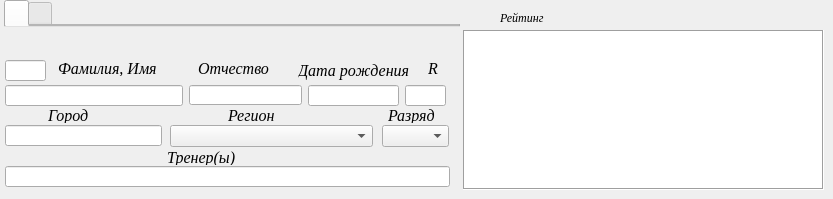
    <widget class="QWidget" name="tab_1">
     <attribute name="title">
      <string>Участники</string>
     </attribute>
     <widget class="QListWidget" name="listWidget">
      <property name="geometry">
       <rect>
        <x>463</x>
        <y>30</y>
        <width>361</width>
        <height>160</height>
       </rect>
      </property>
      <property name="font">
       <font>
        <family>Times</family>
        <italic>true</italic>
       </font>
      </property>
      <property name="tabletTracking">
       <bool>false</bool>
      </property>
      <property name="layoutDirection">
       <enum>Qt::LeftToRight</enum>
      </property>
      <property name="frameShape">
       <enum>QFrame::Box</enum>
      </property>
      <property name="sizeAdjustPolicy">
       <enum>QAbstractScrollArea::AdjustToContents</enum>
      </property>
      <property name="resizeMode">
       <enum>QListView::Adjust</enum>
      </property>
     </widget>
     <widget class="QLabel" name="label_63">
      <property name="geometry">
       <rect>
        <x>500</x>
        <y>10</y>
        <width>281</width>
        <height>16</height>
       </rect>
      </property>
      <property name="font">
       <font>
        <family>Times New Roman</family>
        <italic>true</italic>
       </font>
      </property>
      <property name="text">
       <string>Рейтинг</string>
      </property>
     </widget>
     <widget class="QTabWidget" name="tabWidget_player">
      <property name="geometry">
       <rect>
        <x>4</x>
        <y>0</y>
        <width>456</width>
        <height>27</height>
       </rect>
      </property>
      <property name="currentIndex">
       <number>0</number>
      </property>
      <widget class="QWidget" name="tab_team">
       <attribute name="title">
        <string/>
       </attribute>
       <widget class="QLineEdit" name="lineEdit_team">
        <property name="geometry">
         <rect>
          <x>2</x>
          <y>17</y>
          <width>191</width>
          <height>20</height>
         </rect>
        </property>
       </widget>
       <widget class="QLineEdit" name="lineEdit_coach_team">
        <property name="geometry">
         <rect>
          <x>255</x>
          <y>17</y>
          <width>190</width>
          <height>20</height>
         </rect>
        </property>
       </widget>
       <widget class="QLabel" name="label_14">
        <property name="geometry">
         <rect>
          <x>60</x>
          <y>0</y>
          <width>101</width>
          <height>16</height>
         </rect>
        </property>
        <property name="font">
         <font>
          <family>Times New Roman</family>
          <pointsize>12</pointsize>
          <weight>75</weight>
          <italic>true</italic>
          <bold>true</bold>
         </font>
        </property>
        <property name="text">
         <string>Команда</string>
        </property>
       </widget>
       <widget class="QLabel" name="label_36">
        <property name="geometry">
         <rect>
          <x>267</x>
          <y>0</y>
          <width>171</width>
          <height>16</height>
         </rect>
        </property>
        <property name="font">
         <font>
          <family>Times New Roman</family>
          <pointsize>12</pointsize>
          <weight>75</weight>
          <italic>true</italic>
          <bold>true</bold>
         </font>
        </property>
        <property name="text">
         <string>Тренер-представитель</string>
        </property>
       </widget>
       <widget class="QLineEdit" name="lineEdit_team_r">
        <property name="geometry">
         <rect>
          <x>198</x>
          <y>17</y>
          <width>51</width>
          <height>20</height>
         </rect>
        </property>
       </widget>
       <widget class="QLabel" name="label_28">
        <property name="geometry">
         <rect>
          <x>201</x>
          <y>-2</y>
          <width>50</width>
          <height>16</height>
         </rect>
        </property>
        <property name="font">
         <font>
          <family>Times New Roman</family>
          <pointsize>12</pointsize>
          <weight>75</weight>
          <italic>true</italic>
          <bold>true</bold>
         </font>
        </property>
        <property name="text">
         <string>R общ</string>
        </property>
       </widget>
      </widget>
      <widget class="QWidget" name="tab_persons">
       <attribute name="title">
        <string/>
       </attribute>
      </widget>
     </widget>
     <widget class="QLabel" name="label_39">
      <property name="geometry">
       <rect>
        <x>167</x>
        <y>149</y>
        <width>91</width>
        <height>16</height>
       </rect>
      </property>
      <property name="font">
       <font>
        <family>Times New Roman</family>
        <pointsize>12</pointsize>
        <italic>true</italic>
       </font>
      </property>
      <property name="text">
       <string>Тренер(ы)</string>
      </property>
     </widget>
     <widget class="QLineEdit" name="lineEdit_otchestvo">
      <property name="geometry">
       <rect>
        <x>189</x>
        <y>85</y>
        <width>113</width>
        <height>20</height>
       </rect>
      </property>
     </widget>
     <widget class="QLabel" name="label_37">
      <property name="geometry">
       <rect>
        <x>58</x>
        <y>60</y>
        <width>101</width>
        <height>16</height>
       </rect>
      </property>
      <property name="font">
       <font>
        <family>Times New Roman</family>
        <pointsize>12</pointsize>
        <italic>true</italic>
       </font>
      </property>
      <property name="text">
       <string>Фамилия, Имя</string>
      </property>
     </widget>
     <widget class="QLabel" name="label_43">
      <property name="geometry">
       <rect>
        <x>198</x>
        <y>60</y>
        <width>91</width>
        <height>16</height>
       </rect>
      </property>
      <property name="font">
       <font>
        <family>Times New Roman</family>
        <pointsize>12</pointsize>
        <italic>true</italic>
       </font>
      </property>
      <property name="text">
       <string>Отчество</string>
      </property>
     </widget>
     <widget class="QLineEdit" name="lineEdit_R">
      <property name="geometry">
       <rect>
        <x>405</x>
        <y>85</y>
        <width>41</width>
        <height>21</height>
       </rect>
      </property>
     </widget>
     <widget class="QLabel" name="label_99">
      <property name="geometry">
       <rect>
        <x>228</x>
        <y>107</y>
        <width>91</width>
        <height>16</height>
       </rect>
      </property>
      <property name="font">
       <font>
        <family>Times New Roman</family>
        <pointsize>12</pointsize>
        <italic>true</italic>
       </font>
      </property>
      <property name="text">
       <string>Регион</string>
      </property>
     </widget>
     <widget class="QLabel" name="label_113">
      <property name="geometry">
       <rect>
        <x>388</x>
        <y>107</y>
        <width>51</width>
        <height>16</height>
       </rect>
      </property>
      <property name="font">
       <font>
        <family>Times New Roman</family>
        <pointsize>12</pointsize>
        <italic>true</italic>
       </font>
      </property>
      <property name="text">
       <string>Разряд</string>
      </property>
     </widget>
     <widget class="QLineEdit" name="lineEdit_id">
      <property name="geometry">
       <rect>
        <x>5</x>
        <y>60</y>
        <width>41</width>
        <height>21</height>
       </rect>
      </property>
     </widget>
     <widget class="QComboBox" name="comboBox_razryad">
      <property name="geometry">
       <rect>
        <x>382</x>
        <y>125</y>
        <width>67</width>
        <height>22</height>
       </rect>
      </property>
     </widget>
     <widget class="QLineEdit" name="lineEdit_Family_name">
      <property name="geometry">
       <rect>
        <x>5</x>
        <y>85</y>
        <width>178</width>
        <height>21</height>
       </rect>
      </property>
     </widget>
     <widget class="QLabel" name="label_100">
      <property name="geometry">
       <rect>
        <x>428</x>
        <y>60</y>
        <width>21</width>
        <height>16</height>
       </rect>
      </property>
      <property name="font">
       <font>
        <family>Times New Roman</family>
        <pointsize>12</pointsize>
        <italic>true</italic>
       </font>
      </property>
      <property name="text">
       <string>R</string>
      </property>
     </widget>
     <widget class="QComboBox" name="comboBox_region">
      <property name="geometry">
       <rect>
        <x>170</x>
        <y>125</y>
        <width>203</width>
        <height>22</height>
       </rect>
      </property>
      <property name="sizeAdjustPolicy">
       <enum>QComboBox::AdjustToContentsOnFirstShow</enum>
      </property>
     </widget>
     <widget class="QLineEdit" name="lineEdit_coach">
      <property name="geometry">
       <rect>
        <x>5</x>
        <y>166</y>
        <width>445</width>
        <height>21</height>
       </rect>
      </property>
     </widget>
     <widget class="QLabel" name="label_98">
      <property name="geometry">
       <rect>
        <x>298</x>
        <y>60</y>
        <width>111</width>
        <height>20</height>
       </rect>
      </property>
      <property name="font">
       <font>
        <family>Times New Roman</family>
        <pointsize>12</pointsize>
        <italic>true</italic>
       </font>
      </property>
      <property name="text">
       <string>Дата рождения</string>
      </property>
     </widget>
     <widget class="QLabel" name="label_97">
      <property name="geometry">
       <rect>
        <x>48</x>
        <y>107</y>
        <width>51</width>
        <height>16</height>
       </rect>
      </property>
      <property name="font">
       <font>
        <family>Times New Roman</family>
        <pointsize>12</pointsize>
        <italic>true</italic>
       </font>
      </property>
      <property name="text">
       <string>Город</string>
      </property>
     </widget>
     <widget class="QLineEdit" name="lineEdit_bday">
      <property name="geometry">
       <rect>
        <x>308</x>
        <y>85</y>
        <width>91</width>
        <height>21</height>
       </rect>
      </property>
     </widget>
     <widget class="QLineEdit" name="lineEdit_city_list">
      <property name="geometry">
       <rect>
        <x>5</x>
        <y>125</y>
        <width>157</width>
        <height>21</height>
       </rect>
      </property>
     </widget>
    </widget>
